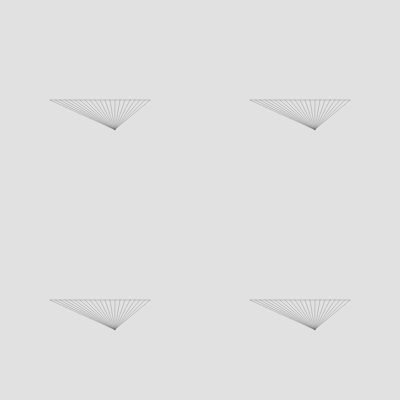
Frame 1 (no input)
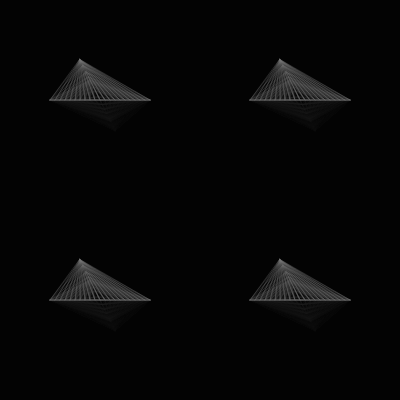
Frame 60 (no input)
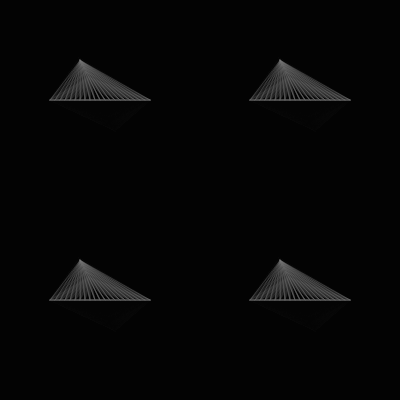
Frame 120 (the mouse pressed at the canvas centre since frame 60)

The p5.js sketch that drew these frames (run headless with seeded random() and noise() and a simulated clock; from frame 60 on, the mouse is pressed at the canvas centre):

// p5.js sketch
// ── sketch.js
function setup() {
  createCanvas(400, 400);
}

function draw() {
  background(0,30);
  stroke(120, 120, 120, 80);
  noFill();
  var noiseX = noise(.05 * frameCount) * 400;
    var noiseY = noise(.05 * frameCount) * 400;
  var x1coord = map(noiseX, 0,400,50,150);
    var y1coord = map(noiseY, 0,400,0,200);

  line(50, 100, 150, 100);
  line(350, 100, 250, 100);
  line(50, 300, 150, 300);
  line(350, 300, 250, 300);
  for (let x = 50; x <= 150; x += 5) {
    line(x, 100, x1coord, y1coord);
  }
  var x2coord =map(noiseX, 0,400,250,350);
    var y2coord =map(noiseY, 0,400,0,200);

  // var noiseX2 = noise(.06 * frameCount) * 200;
  // var noiseY2 = noise(.06 * frameCount) * 200;
  for (let x = 250; x <= 350; x += 5) {
    line(x, 100, x2coord, y2coord);
  }
	
  var x3coord = map(noiseX, 0, 400, 250,350);
  var y3coord = map(noiseY,0,400,200,400);
  // var noiseX3 = noise(.07 * frameCount) * 200;
  // var noiseY3 = noise(.07 * frameCount) * 200;

  for (let x = 250; x <= 350; x += 5) {
    line(x, 300, x3coord, y3coord);
  }

  // var noiseX4 = noise(.04 * frameCount) * 200;
  // var noiseY4 = noise(.04 * frameCount) * 200;

	var x4coord = map(noiseX, 0,400,50,150);
  var y4coord = map(noiseY,0,400,200,400);
  for (let x = 50; x <= 150; x += 5) {
    line(x, 300, x4coord, y4coord);
  }


  // line(100,height/2,300,height/2);

  // for(let x = 100; x<=300; x+=20) {
  // // for (let y = height; 0 <= y; y-= 20) {
  // line(x,height/2,noiseX, noiseY);
  // }
}

//}
